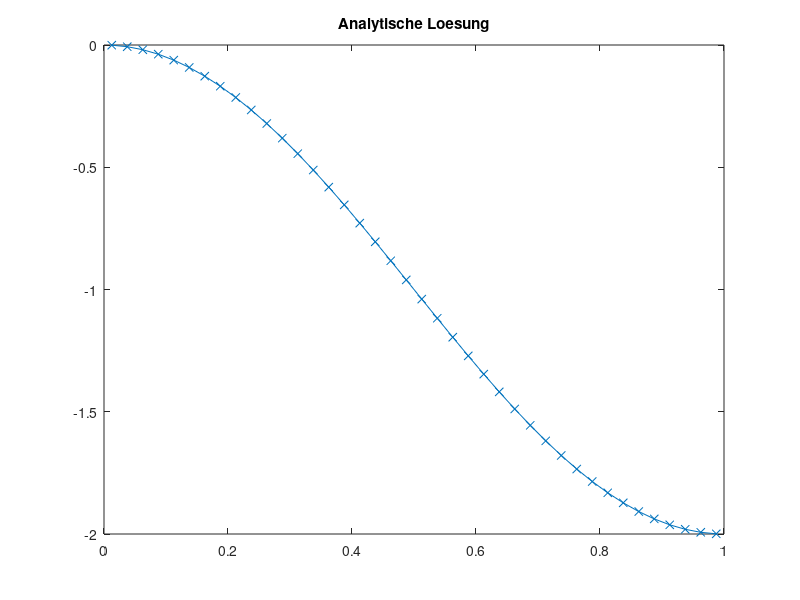
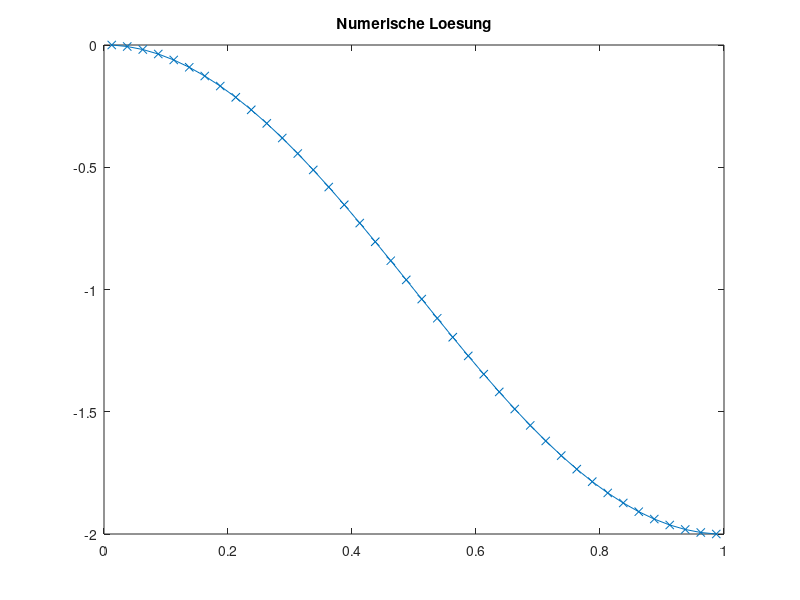
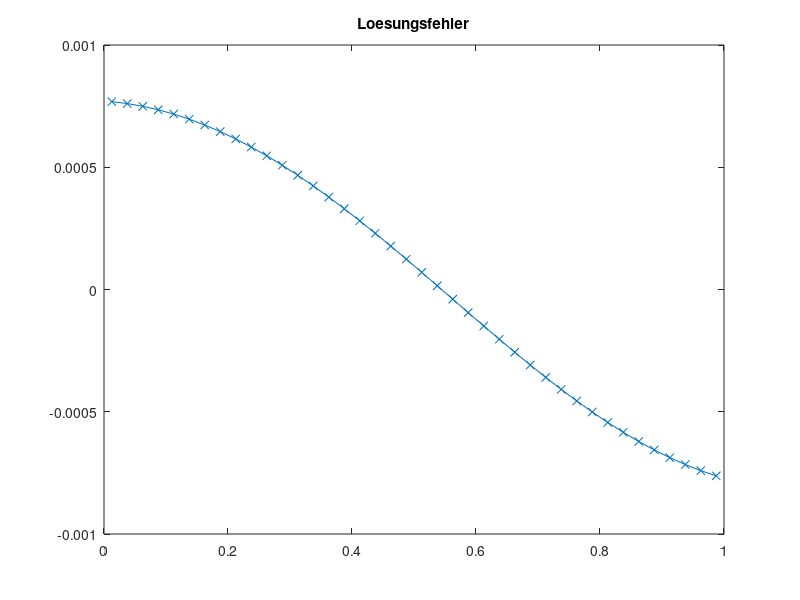
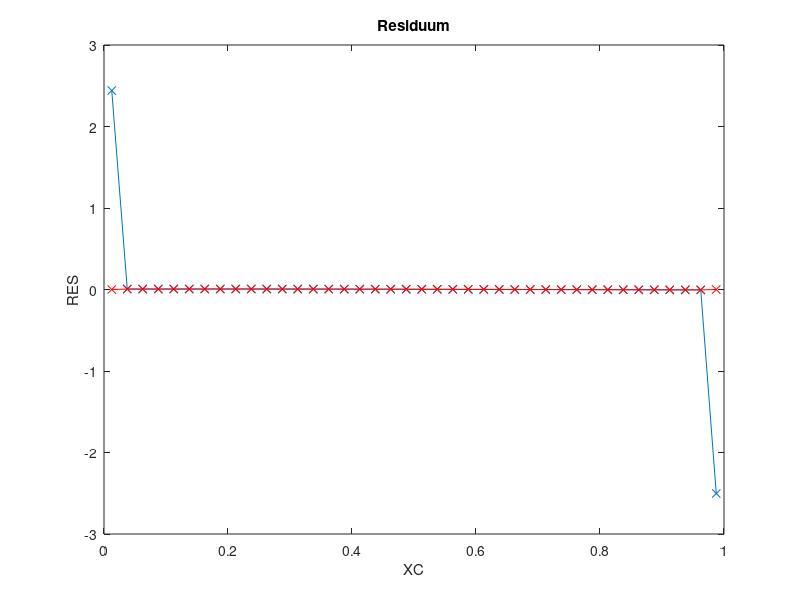

Here is the MATLAB script that generated these plots, in order:
clc
clear all
close all

%SOL=@(x) sin(pi*x)+1;
%MSOL=@(x) pi*cos(pi*x)-pi^2*sin(pi*x);

SOL=@(x) cos(pi*x)-1;
MSOL=@(x) -pi*sin(pi*x)-pi^2*cos(pi*x);

DIF=1.0;
KONV=1.0;
BETA=0.5;
XMIN=0.0;
XMAX=1.0;

N=40; % KV's

X = linspace(XMIN, XMAX, N+1);
XC = (X(1:N)+X(2:N+1))/2;
XCR = [XMIN, XC, XMAX];

%%% ANALYTISCHE LÖSUNG
TA = zeros(1, N);
for I=1:N
  TA(I)=SOL(XC(I));
end

figure(1)
plot(XC, TA, 'x-');
title('Analytische Loesung')

%%% FVM Lösung

% Randbedingungen
RBE = SOL(XMAX);
RBW = SOL(XMIN);

% Koeffizienten speichern
AP = zeros(1, N);
AE = zeros(1, N);
AW = zeros(1, N);

for I=1:N
  DX = X(I+1)-X(I);

  DXE = XCR(I+2)-XCR(I+1);
  DXW = XCR(I+1)-XCR(I);

  AE(I) = DIF/(DXE*DX);
  AW(I) = DIF/(DXW*DX);

  AP(I) = -AE(I)-AW(I);

  DCDSE = (X(I+1)-XCR(I+1))/DXE;
  DCDSW = (XCR(I+1)-X(I))/DXW;

  AEK(I) = KONV/DX * DCDSE;
  AWK(I) = -KONV/DX * DCDSW;

  APK(I) = KONV/DX * ((1-DCDSE)-(1-DCDSW));
  AK(I) = KONV/DX;
end

% Gesamtgleichungssystem aufstellen
A = zeros(N);
b = zeros(N,1);

for I=1:N
  b(I) = MSOL(XC(I));

  % Hauptdiagonale
  A(I,I) = AP(I) + APK(I);

  % Westliche Nebendiagonale
  if mod(I,N)==1
    b(I) = b(I) - AW(I)*RBW + AK(I)*RBW;
  else
    A(I, I-1) = AW(I) + AWK(I);
  end

  % Östliche Nebendiagonale
  if mod(I,N)==0
    b(I) = b(I) - AE(I)*RBE - AK(I)*RBE;
  else
    A(I, I+1) = AE(I) + AEK(I);
  end
end

T=A\b;

figure(2)
plot(XC, T, 'x-');
title('Numerische Loesung')

%%% Lösungsfehler berechnen
SERR=0.0;
ERR=zeros(1, N);
for I=1:N
    ERR(I)=T(I)-TA(I);
    SERR=SERR+ERR(I)^2;
end
SERR=sqrt(SERR/(N));

figure(3)
plot(XC, ERR, 'x-');
title('Loesungsfehler')

fprintf('Summierter Fehler %16.10e N=%g\n', SERR, N);


%%% ORDNUNG  BESTIMMEN
ERR5=2.4182329465e-02;
ERR10=5.9638142082e-03;
ERR20=1.4859620816e-03;
ERR40=3.7118037236e-04;
op=log((ERR5)/(ERR10))/log(2);
fprintf('Ordnung des Verfahrens %16.10e \n',op  );
op=log((ERR10)/(ERR20))/log(2);
fprintf('Ordnung des Verfahrens %16.10e \n',op  );
op=log((ERR20)/(ERR40))/log(2);
fprintf('Ordnung des Verfahrens %16.10e \n',op  );


%%% RESIDUUM BERECHNEN
t=zeros(N, 1);
for I=1:N
    t(I)=SOL(XC(I));
end

RES=A*t-b;

figure(4)
plot(XC,RES,'x-');

xlabel('XC')
ylabel('RES')
title('Residuum')

%%% Truncation Error berechnen

% b ohne Randwerte
TE=zeros(1, N);
for I=1:N
  b(I) = MSOL(XC(I));
end

for I=3:N-2
  DX = X(I+1)-X(I);
  TE(I) = (DX/24 * (b(I+1) - 2*b(I) + b(I-1)))... % TE_source
        + ((T(I+2)-3*T(I+1)+3*T(I)-T(I-1))/(24*DX))... % TE_e
        - ((T(I+1)-3*T(I)+3*T(I-1)-T(I-2))/(24*DX))... % TE_w
        + (T(I+1)-2*T(I)+T(I-1))/8 ... % TE_e_cds
        + (T(I+2)-2*T(I+1)+2*T(I-1)-T(I-2))/32 ... % TE_e_cds
        - (T(I+1)-2*T(I)+T(I-1))/8 ...
        + (T(I+2)-2*T(I+1)+2*T(I-1)-T(I-2))/32;
  TE(I) = TE(I)/DX;
end;

% TE Sonderfälle für Randvolumen
I=2;
DX = X(I+1)-X(I);
TE(I) = (DX/24 * (b(I+1) - 2*b(I) + b(I-1)))... % TE_source
      + ((T(I+2)-3*T(I+1)+3*T(I)-T(I-1))/(24*DX))... % TE_e
      - ((T(I+1)-3*T(I)+4*T(I-1)-2*RBW)/(24*DX)) ...
      + (T(I+1)-2*T(I)+T(I-1))/8 ... % TE_e_cds
      + (T(I+2)-2*T(I+1)+2*T(I-1)-2*RBW)/32 ... % TE_e_cds
      - (T(I+1)-2*T(I)+T(I-1))/8 ...
      + (T(I+2)-2*T(I+1)+3*T(I-1)-2*RBW)/32;
TE(I) = TE(I)/DX;

I = N-1;
DX = X(I+1)-X(I);
TE(I) = (DX/24 * (b(I+1) - 2*b(I) + b(I-1)))... % TE_source
      + ((2*RBE-4*T(I+1)+3*T(I)-T(I-1))/(24*DX))... % TE_e
      - ((T(I+1)-3*T(I)+3*T(I-1)-T(I-2))/(24*DX))... % TE_w
      + (T(I+1)-2*T(I)+T(I-1))/8 ... % TE_e_cds
      + (2*RBE-3*T(I+1)+2*T(I-1)-T(I-2))/32 ... % TE_e_cds
      - (T(I+1)-2*T(I)+T(I-1))/8 ...
      + (2*RBE-3*T(I+1)+2*T(I-1)-T(I-2))/32;
TE(I) = TE(I)/DX;

hold on;
plot(XC, TE, 'rx-');

RESTE = RES-TE';

figure(5)
plot(XC(3:N-2), RESTE(3:N-2), 'x-')
xlabel('XC')
ylabel('RES-TE')
